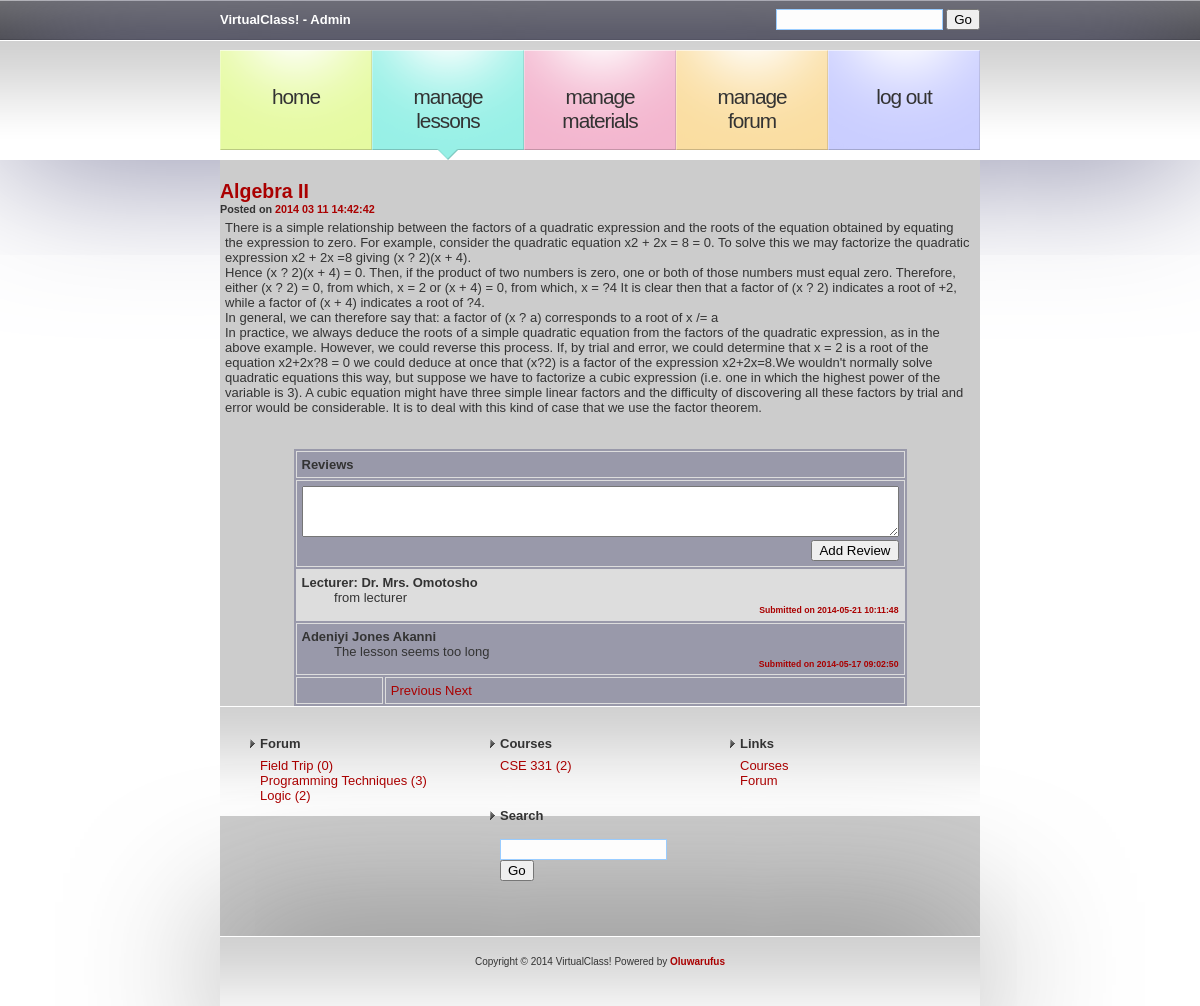
The app's page /admin/view_lesson.php?lssn=2 (signed in) with its own data.
### tables this page shows
CREATE TABLE IF NOT EXISTS `lesson_tbl` (
  `id_lssn` int(11) NOT NULL AUTO_INCREMENT,
  `title_lssn` varchar(255) NOT NULL,
  `content_lssn` text NOT NULL,
  `course_id_lssn` varchar(255) NOT NULL,
  `lecturer_id_lssn` varchar(255) NOT NULL,
  `date_added_lssn` varchar(255) NOT NULL,
  PRIMARY KEY (`id_lssn`)
);

CREATE TABLE IF NOT EXISTS `blg_comment_tbl` (
  `id_com` int(11) NOT NULL AUTO_INCREMENT,
  `idart_com` int(11) NOT NULL DEFAULT '0',
  `idlsn_com` int(11) DEFAULT '0',
  `text_com` text NOT NULL,
  `idusr_com` int(11) NOT NULL DEFAULT '0',
  `date_com` datetime DEFAULT NULL,
  PRIMARY KEY (`id_com`)
);

CREATE TABLE IF NOT EXISTS `lecturer_tbl` (
  `id_lect` int(11) NOT NULL AUTO_INCREMENT,
  `name_lect` varchar(255) NOT NULL,
  `passwrd_lect` varchar(255) NOT NULL,
  `course_taken_lect` varchar(255) NOT NULL,
  `email_lect` varchar(255) NOT NULL,
  `dept_lect` varchar(50) NOT NULL,
  `faclty_lect` varchar(25) NOT NULL,
  PRIMARY KEY (`id_lect`)
);

CREATE TABLE IF NOT EXISTS `student_tbl` (
  `id_std` int(11) NOT NULL AUTO_INCREMENT,
  `name_std` varchar(255) NOT NULL,
  `matno_std` varchar(255) NOT NULL,
  `passwrd_std` varchar(255) NOT NULL,
  `dept_std` varchar(255) NOT NULL,
  `faclty_std` varchar(255) NOT NULL,
  `level_std` varchar(255) NOT NULL,
  `email_std` varchar(255) NOT NULL,
  PRIMARY KEY (`id_std`)
);

CREATE TABLE IF NOT EXISTS `blg_topic_tbl` (
  `id_top` int(11) NOT NULL AUTO_INCREMENT,
  `id_usr_top` int(11) NOT NULL,
  `title_top` varchar(100) NOT NULL DEFAULT '',
  `desc_top` text NOT NULL,
  `date_top` varchar(50) NOT NULL,
  PRIMARY KEY (`id_top`)
);

CREATE TABLE IF NOT EXISTS `course_tbl` (
  `id_crs` int(11) NOT NULL AUTO_INCREMENT,
  `title_crs` varchar(255) NOT NULL,
  `code_crs` varchar(255) NOT NULL,
  `unit_crs` int(11) NOT NULL,
  `lect_inc_id` varchar(255) NOT NULL,
  `desc_crs` varchar(255) NOT NULL,
  `app_level_crs` varchar(20) NOT NULL,
  PRIMARY KEY (`id_crs`)
);

### Connections/mycxn.php (called while the page is built, shortened)
<?php
$hostname_mycxn = "127.0.0.1";
$username_mycxn = "root";
$password_mycxn = "";
$mycxn = mysql_pconnect($hostname_mycxn, $username_mycxn, $password_mycxn) or trigger_error(mysql_error(),E_USER_ERROR);
if (!function_exists("GetSQLValueString")) {
function GetSQLValueString($theValue, $theType, $theDefinedValue = "", $theNotDefinedValue = "")
{
  $theValue = function_exists("mysql_real_escape_string") ? mysql_real_escape_string($theValue) : mysql_escape_string($theValue);
  switch ($theType) {
    case "text":
      $theValue = ($theValue != "") ? "'" . $theValue . "'" : "NULL";
      break;
    case "long":
    case "int":
      $theValue = ($theValue != "") ? intval($theValue) : "NULL";
      break;
  }
  return $theValue;
}
}
if (isset($_SESSION['lvl']) || isset($_SESSION['usr_lct'])) {
$q_subj= @sprintf("SELECT id_crs,code_crs,title_crs FROM course_tbl WHERE app_level_crs = %s OR lect_inc_id = %s", GetSQLValueString($_SESSION['lvl'], "text"), GetSQLValueString($_SESSION['usr_lct'], "text"));
			$q_subj = mysql_query($q_subj)or die(mysql_error());
			$r_subj = mysql_fetch_array($q_subj);
		$query_forum = "SELECT * FROM blg_topic_tbl ORDER BY date_top DESC";
		$rs_forum = mysql_query($query_forum, $mycxn) or die(mysql_error());
}
?>

### admin/view_lesson.php (the view, shortened to what this page needs)
<?php require_once('../Connections/mycxn.php'); ?>
<?php
$currentPage = $_SERVER["PHP_SELF"];
$editFormAction = $_SERVER['PHP_SELF'];
if (isset($_SERVER['QUERY_STRING'])) {
  $editFormAction .= "?" . htmlentities($_SERVER['QUERY_STRING']);
}
$colname_rs_lesson = "-1";
if (isset($_GET['lssn'])) {
  $colname_rs_lesson = $_GET['lssn'];
}
$query_rs_lesson = sprintf("SELECT * FROM lesson_tbl WHERE id_lssn = %s", GetSQLValueString($colname_rs_lesson, "int"));
$rs_lesson = mysql_query($query_rs_lesson, $mycxn) or die(mysql_error());
$row_rs_lesson = mysql_fetch_assoc($rs_lesson);
$maxRows_rs_reviews = 10;
$pageNum_rs_reviews = 0;
$startRow_rs_reviews = $pageNum_rs_reviews * $maxRows_rs_reviews;
$colname_rs_reviews = "-1";
if (isset($_GET['lssn'])) {
  $colname_rs_reviews = $_GET['lssn'];
}
$query_rs_reviews = sprintf("SELECT * FROM blg_comment_tbl WHERE idlsn_com = %s ORDER BY id_com DESC", GetSQLValueString($colname_rs_reviews, "int"));
$query_limit_rs_reviews = sprintf("%s LIMIT %d, %d", $query_rs_reviews, $startRow_rs_reviews, $maxRows_rs_reviews);
$rs_reviews = mysql_query($query_limit_rs_reviews, $mycxn) or die(mysql_error());
$rs_reviews_  = $rs_reviews;
$row_rs_reviews = mysql_fetch_assoc($rs_reviews);
if (isset($_GET['totalRows_rs_reviews'])) {
  $totalRows_rs_reviews = $_GET['totalRows_rs_reviews'];
} else {
  $all_rs_reviews = mysql_query($query_rs_reviews);
  $totalRows_rs_reviews = mysql_num_rows($all_rs_reviews);
}
$totalPages_rs_reviews = ceil($totalRows_rs_reviews/$maxRows_rs_reviews)-1;
$queryString_rs_reviews = "";
if (!empty($_SERVER['QUERY_STRING'])) {
  $params = explode("&", $_SERVER['QUERY_STRING']);
  $newParams = array();
  foreach ($params as $param) {
    if (stristr($param, "pageNum_rs_reviews") == false &&
        stristr($param, "totalRows_rs_reviews") == false) {
      array_push($newParams, $param);
    }
  }
  if (count($newParams) != 0) {
    $queryString_rs_reviews = "&" . htmlentities(implode("&", $newParams));
  }
}
$queryString_rs_reviews = sprintf("&totalRows_rs_reviews=%d%s", $totalRows_rs_reviews, $queryString_rs_reviews);
?>
<!DOCTYPE html PUBLIC "-//W3C//DTD XHTML 1.0 Strict//EN" "http://www.w3.org/TR/xhtml1/DTD/xhtml1-strict.dtd">
<html xmlns="http://www.w3.org/1999/xhtml">
<head>
<link href="../images/default_lt.css" rel="stylesheet" type="text/css" />
</head>
<body>
<?php include('../Connections/header_menu_lect.inc'); ?>
<div id="content">
  <div id="colOne">
      <h2 class="title"><a href="../view_lesson.php?lssn=<?php echo $row_rs_lesson['id_lssn']; ?>"><?php echo $row_rs_lesson['title_lssn']; ?></a></h2>
      <h5 class="posted">Posted on <a href="#"><?php echo $row_rs_lesson['date_added_lssn']; ?></a></h5>
      <div style="clear: both; height: 5px;"></div>
      <div class="story">
        <p><?php echo $row_rs_lesson['content_lssn']; ?></p>
    </div>
    <div style="clear: both; height: 1px;"></div>
  </div>
  <table width="80%" border="0" align="center">
    <tr><td colspan="2"><h4>Reviews</h4></td></tr>
    <tr>
      <td colspan="2"><form name="comment_form" action="<?php echo $editFormAction; ?>" method="POST" target="_top" id="comment_form">
      <textarea name="comment_box" id="comment_box" cols="72" rows="3"></textarea>
      <span style="float:right"><input type="submit" name="comments" id="comments" value="Add Review" /></span>
      </form></td></tr>
    <?php if ($totalRows_rs_reviews > 0) {  ?>
  <?php do { ?>
    <tr <?php if (strlen($row_rs_reviews['idusr_com'])<4) {echo "bgcolor='#ddd'";} ?>>
      <td colspan="2"><b><?php
	  if (strlen($row_rs_reviews['idusr_com'])<4) {
		 $q_lect= sprintf("SELECT name_lect FROM lecturer_tbl WHERE id_lect = %s", GetSQLValueString($row_rs_reviews['idusr_com'], "text"));
			$r_lect = mysql_query($q_lect)or die(mysql_error());
		$writer= 'Lecturer: '.mysql_result($r_lect,0,'name_lect');
		  }
		  else {
			  $q_std= sprintf("SELECT name_std FROM student_tbl WHERE matno_std = %s", GetSQLValueString('0'.$row_rs_reviews['idusr_com'], "text"));
			$r_std = mysql_query($q_std)or die(mysql_error());
		$writer= mysql_result($r_std,0,'name_std');
			  }
	   echo $writer; ?></b><br />
	   &nbsp;&nbsp;&nbsp;&nbsp;&nbsp;&nbsp;&nbsp;&nbsp;&nbsp;<?php echo $row_rs_reviews['text_com']; ?> <h6 align="right"><a href="#"> Submitted on <?php echo $row_rs_reviews['date_com']; ?></a></h6></td>
    </tr>
    <?php } while ($row_rs_reviews = mysql_fetch_assoc($rs_reviews_)); ?>
    <tr>
        <td>&nbsp;</td>
        <td><a href="<?php printf("%s?pageNum_rs_reviews=%d%s", $currentPage, max(0, $pageNum_rs_reviews - 1), $queryString_rs_reviews); ?>">Previous</a>  <a href="<?php printf("%s?pageNum_rs_reviews=%d%s", $currentPage, min($totalPages_rs_reviews, $pageNum_rs_reviews + 1), $queryString_rs_reviews); ?>">Next</a></td>
    </tr>
    <?php } else echo "<tr><td colspan='2'>No review for this lesson yet</td></tr>";  ?>
  </table>
  <?php include('../Connections/footer_menu_lect.inc'); ?>
</body>
</html>

### Connections/footer_menu_lect.inc (shortened to what this page needs)
<div id="colTwo">
    <ul>
      <li>
        <h2>Forum</h2>
        <ul>
        <?php while ($array_forum = mysql_fetch_assoc($rs_forum)) { ?>
          <li><a href="view_post.php?id=<?php echo $array_forum['id_top']; ?>"><?php echo substr($array_forum['title_top'], 0, 25);
			$q_cnt= sprintf("SELECT * FROM blg_comment_tbl WHERE idart_com = %s", GetSQLValueString($array_forum['id_top'], "text"));	$q_cnt = mysql_query($q_cnt, $mycxn)or die(mysql_error());
			echo " (".mysql_num_rows($q_cnt).")";  ?></a></li>	<?php } ;  ?>
        </ul>
      </li>
      <li>
        <h2>Courses</h2>
        <ul>
        <?php
		 do { ?>
          <li><a href="crs_lessons.php?crs=<?php echo $r_subj['id_crs']; ?>"><?php echo $r_subj['code_crs']; ?>
          <?php  $q_count= sprintf("SELECT * FROM lesson_tbl WHERE course_id_lssn = %s", GetSQLValueString($r_subj['id_crs'], "text"));	mysql_select_db($database_mycxn, $mycxn);
			$q_count = mysql_query($q_count, $mycxn)or die(mysql_error());
			echo "(".mysql_num_rows($q_count).")"; ?></a>
          </li>
		 <?php } while ($r_subj = mysql_fetch_assoc($q_subj));  ?>
        </ul>
      </li>
      <li>
        <h2>Links</h2>
  	<ul>
    	<li><a href="courses.php">Courses</a></li>
    	<li><a href="forum.php">Forum</a></li>
  	</ul>
      </li>
      <li>
        <h2>Search</h2>
        <form method="get" action="#">
          <div>
            <input type="text" id="textfield1" name="textfield1" value="" size="18" />
            <input type="submit" id="submit1" name="submit1" value="Go" />
          </div>
        </form>
      </li>
    </ul>
    <div style="clear: both;"> </div>
  </div>
  </div>
<div id="footer">
  <p>Copyright © 2014 VirtualClass! Powered by <a href="http://www.oluwarufus.com/"><strong>Oluwarufus</strong></a></p>
</div>

### images/default_lt.css (style rules this page uses)
body { margin: 0; padding: 0; font: normal small "Trebuchet MS", Arial, Helvetica, sans-serif; color: #333; }
h1, h2, h3, h4, h5, h6, form { margin: 0; padding: 0; }
p, ul, ol, blockquote { margin-top: 0; }
p { padding-left:5px; padding-right: 5px; }
a { color: #a00; text-decoration: none; }
#content { width: 760px; margin: 0 auto; padding: 20px 0 0 0; background-color:#ccc; }
#colOne { padding-bottom: 20px; }
#colTwo { padding: 20px; background: url(img02.gif) repeat-x; }
#colTwo ul { margin: 0; padding: 0; list-style: none; }
#colTwo li, #colTwo form { padding: 10px; }
#colTwo li { display: block; float: left; width: 220px; }
#colTwo li li { display: list-item; float: none; padding: 0 0 0 10px; }
#colTwo h2 { margin: 0 0 .5em 0; padding: 0 0 0 10px; background: url(img15.gif) no-repeat left center; font-size: 1em; }
#footer { width: 720px; height: 30px; padding: 20px; background: url(img02.gif) repeat-x; margin-top: 0; margin-right: auto; margin-bottom: 0; margin-left: auto; box-shadow: #666 0px 0px 150px; }
#footer p { text-align: center; font-size: x-small; }
input[type="text"],input[type="password"] { border:1px solid #9CF; padding:2px; background-color:#fdfdfd; }
table { background-color:#99a; }
td, th { border: 1px solid #dddddd; padding:5px }

### records on screen
lesson_tbl: title_lssn "Algebra II", date_added_lssn "2014 03 11 14:42:42", content_lssn "There is a simple relationship between the factors of a quadratic expression and the roots of the equation obtained by equating the expression to zero. For example, consider the quadratic equation x2 + 2x = 8 = 0. To solve this we may factorize the quadratic expression x2 + 2x =8 giving (x ? 2)(x + 4). Hence (x ? 2)(x + 4) = 0. Then, if the product of two numbers is zero, one or both of those numbers must equal zero. Therefore, either (x ? 2) = 0, from which, x = 2 or (x + 4) = 0, from which, x = ?4 It is clear then that a factor of (x ? 2) indicates a root of +2, while a factor of (x + 4) indicates a root of ?4. In general, we can therefore say that: a factor of (x ? a) corresponds to a…"
blg_comment_tbl: lecturer_tbl.name_lect "Lecturer: Dr. Mrs. Omotosho", text_com "from lecturer", date_com "2014-05-21 10:11:48"
blg_comment_tbl: student_tbl.name_std "Adeniyi Jones Akanni", text_com "The lesson seems too long", date_com "2014-05-17 09:02:50"
blg_topic_tbl: title_top "Field Trip", mysql_num_rows($q_cnt) "0"
blg_topic_tbl: title_top "Programming Techniques", mysql_num_rows($q_cnt) "3"
blg_topic_tbl: title_top "Logic", mysql_num_rows($q_cnt) "2"
course_tbl: code_crs "CSE 331", mysql_num_rows($q_count) "2"
